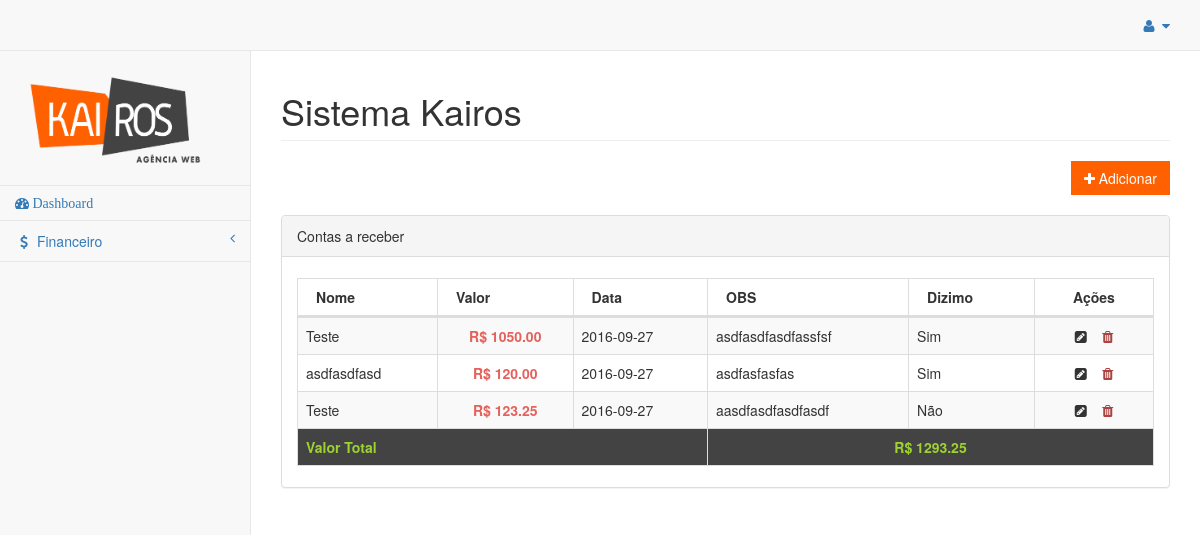
/index.php/financeiro/contas_receber_controller, run on an earlier commit of the app's database.
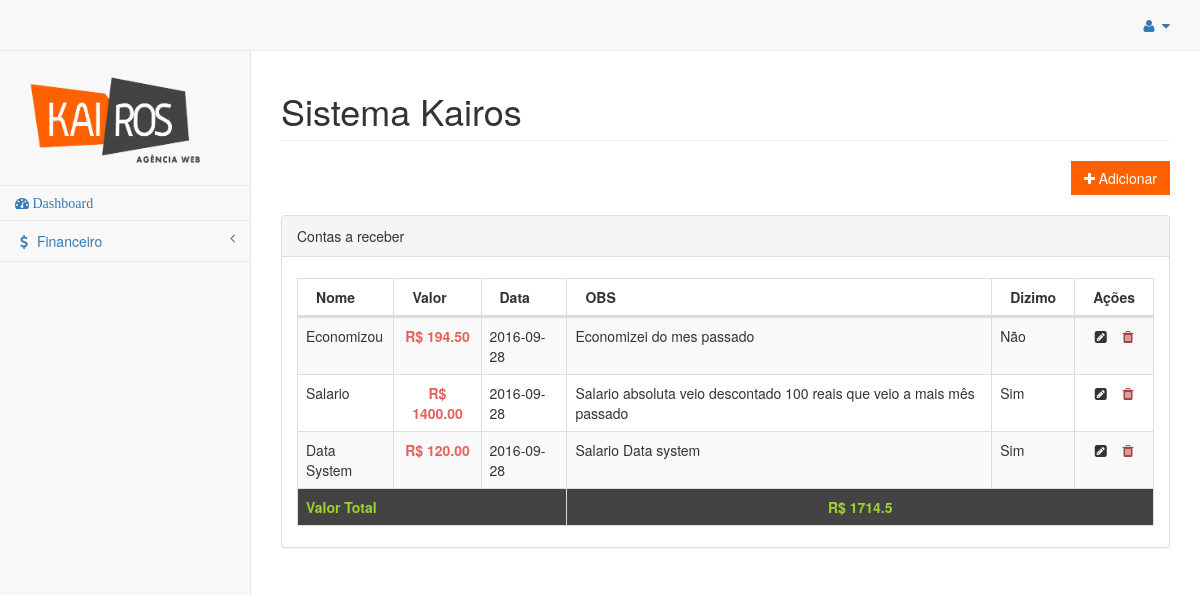
And on a later commit of the database.
### tables this page shows
CREATE TABLE `contas_receber` (
  `id_conta_receber` int(11) NOT NULL,
  `nome` varchar(255) DEFAULT NULL,
  `valor` decimal(10,2) DEFAULT NULL,
  `data` date DEFAULT NULL,
  `obs` text,
  `dizimo` varchar(3) DEFAULT NULL,
  `created` date DEFAULT NULL,
  `modifield` date DEFAULT NULL,
  `forma_recebimento` varchar(255) DEFAULT NULL
);

### application/core/MY_Loader.php (called while the page is built, shortened)
<?php
class MY_Loader extends CI_Loader {
    public function templete($nome, $dados = null) {
        $this->view('painel/tema/header.php');
        $this->view($nome, $dados);
        $this->view('painel/tema/footer.php');
    }
}

### application/controllers/financeiro/Contas_receber_controller.php (called while the page is built, shortened)
<?php
class Contas_receber_controller extends CI_Controller {
    public function __construct() {
        $this->load->helper('form');
        $this->load->model('financeiro/contas_receber_model', 'receber_model');
    }
    public function index() {
        $dados = $this->receber_model->select();
        $this->load->templete('painel/financeiro/contas/receber/index', compact('dados'));
    }
}

### index.php (called while the page is built, shortened)
<?php
require_once BASEPATH.'core/CodeIgniter.php';

### application/models/financeiro/Contas_receber_model.php (called while the page is built, shortened)
<?php
class Contas_receber_model extends CI_Model {
    public function select() {
        $this->db->order_by('data', 'ASC');
        return $this->db->get('contas_receber')->result_array();
    }
}

### application/views/painel/financeiro/contas/receber/index.php (the view, shortened to what this page needs)
<div class="row">
    <div class="col-lg-12">
        <h1 class="page-header">Sistema Kairos</h1>
    </div>
</div>
<div class="row">
    <div class="col-lg-12 text-right">
        <?php echo anchor('adicionar_conta_receber', '<i class="fa fa-plus" aria-hidden="true"></i> Adicionar', array('class' => 'btn btn-primary')); ?>
    </div>
</div>
<br>
<div class="row">
    <div class="col-lg-12">
        <div class="panel panel-default">
            <div class="panel-heading">
                Contas a receber
            </div>
            <div class="panel-body">
                <table width="100%" class="table table-striped table-bordered table-hover" id="">
                    <thead>
                        <tr>
                            <th>Nome</th>
                            <th>Valor</th>
                            <th>Data</th>
                            <th>OBS</th>
                            <th>Dizimo</th>
                            <th class="text-center">Ações</th>
                        </tr>
                    </thead>
                    <tbody>
                        <?php
                        $valorTotal = 0;
                        foreach ($dados as $value) :
                            $valorTotal += (float) $value['valor'];
                            ?>
                            <tr class="odd gradeX">
                                <td><?= $value['nome']; ?></td>
                                <td class="valor text-center">R$ <?= $value['valor']; ?></td>
                                <td><?= $value['data']; ?></td>
                                <td><?= $value['obs']; ?></td>
                                <td><?= $value['dizimo']; ?></td>
                                <td class="text-center">
                                    <i class="fa fa-pencil-square" aria-hidden="true"></i>
                                    <?= anchor("deletar_conta_receber/{$value['id_conta_receber']}", '<i class="fa fa-trash" aria-hidden="true"></i>', ['class' => 'text-danger']);?>
                                </td>
                            </tr>
                        <?php endforeach; ?>
                        <tr class="valor-total">
                            <td colspan="3">Valor Total</td>
                            <td colspan="3" class="text-center">R$ <?= $valorTotal; ?></td>
                        </tr>
                    </tbody>
                </table>
            </div>
        </div>
    </div>
</div>

### application/views/painel/tema/header.php (shortened to what this page needs)
<!DOCTYPE html>
<html lang="pt-br">
    <head>
        <?php echo link_tag('assets/painel/vendor/bootstrap/css/bootstrap.min.css'); ?>
        <?php echo link_tag('assets/painel/vendor/metisMenu/metisMenu.min.css'); ?>
        <?php echo link_tag('assets/painel/dist/css/sb-admin-2.min.css'); ?>
        <?php echo link_tag('assets/painel/vendor/morrisjs/morris.css'); ?>
        <?php echo link_tag('assets/painel/vendor/font-awesome/css/font-awesome.min.css'); ?>
        <?php echo link_tag('assets/painel/vendor/datatables-plugins/dataTables.bootstrap.css'); ?>
        <?php echo link_tag('assets/painel/vendor/datatables-responsive/dataTables.responsive.css'); ?>
    </head>
    <body>
        <div id="wrapper">
            <nav class="navbar navbar-default navbar-static-top" role="navigation" style="margin-bottom: 0">
                <div class="navbar-header">
                    <a class="navbar-brand" href="index.php"></a>
                </div>
                <ul class="nav navbar-top-links navbar-right">
                    <li class="dropdown">
                        <a class="dropdown-toggle" data-toggle="dropdown" href="#">
                            <i class="fa fa-user fa-fw"></i> <i class="fa fa-caret-down"></i>
                        </a>
                    </li>
                </ul>
                <div class="navbar-default sidebar" role="navigation">
                    <div class="sidebar-nav navbar-collapse">
                        <ul class="nav" id="side-menu">
                            <li class="sidebar-search">
                                <?php echo img('assets/painel/img/kairos.png', FALSE, ['class' => 'logo-painel']); ?>
                            </li>
                            <li>
                                <?php echo anchor('#', ' Dashboard', array('class' => 'fa fa-dashboard')); ?>
                            </li>
                            <li>
                                <a href="#"><i class="fa fa-usd fa-fw"></i> Financeiro<span class="fa arrow"></span></a>
                            </li>
                        </ul>
                    </div>
                </div>
            </nav>
            <div id="page-wrapper">

### application/views/painel/tema/footer.php (shortened to what this page needs)
 </div>
    </div>
</body>
</html>

What changed in the data, as far as the page shows it:
removed contas_receber: nome "Teste", valor "1050.00", data "2016-09-27", obs "asdfasdfasdfassfsf", dizimo "Sim"
removed contas_receber: nome "asdfasdfasd", valor "120.00", data "2016-09-27", obs "asdfasfasfas", dizimo "Sim"
removed contas_receber: nome "Teste", valor "123.25", data "2016-09-27", obs "aasdfasdfasdfasdf", dizimo "Não"
added contas_receber: nome "Economizou", valor "194.50", data "2016-09-28", obs "Economizei do mes passado", dizimo "Não"
added contas_receber: nome "Salario", valor "1400.00", data "2016-09-28", obs "Salario absoluta veio descontado 100 reais que veio a mais mês passado", dizimo "Sim"
added contas_receber: nome "Data System", valor "120.00", data "2016-09-28", obs "Salario Data system", dizimo "Sim"
Also different on the page:
$valorTotal: "1293.25" → "1714.5"
